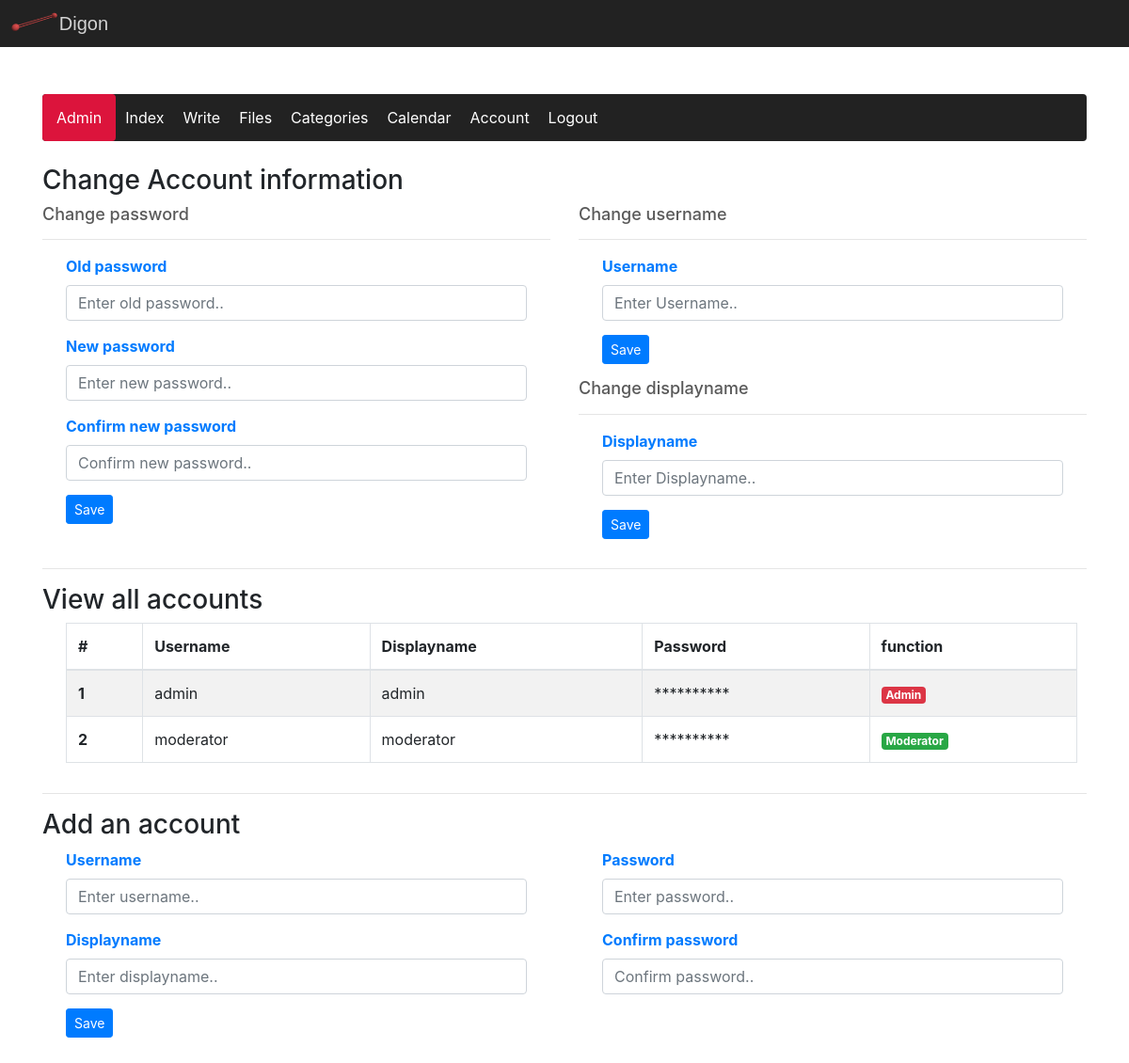
Screenshot of /pages/account.php (signed in) with the database file from the repository.
### tables this page shows
CREATE TABLE `user` (
  `row_id` int(11) NOT NULL,
  `username` varchar(50) NOT NULL,
  `password` varchar(25) NOT NULL,
  `display_name` varchar(50) NOT NULL,
  `function` varchar(11) NOT NULL
);

### classes/dbh.class.php (called while the page is built, shortened)
<?php
    class Dbh {
        private $servername = "localhost";
        private $username = "root";
        private $password = "";
        private $dbname = "nicms";
        protected function connect() {
            $conn = new mysqli($this->servername, $this->username, $this->password, $this->dbname);
            return $conn;
        }
    }
?>

### classes/user.class.php (called while the page is built, shortened)
<?php
class User extends Dbh {
    public function getUsers() {
        $sql = "SELECT * FROM user";
        $result = $this->connect()->query($sql);
        return $result;
    }
}
?>

### classes/userview.class.php (the view, shortened to what this page needs)
<?php
    class UserView extends User
    {
        public function showUsers() {
            $result = $this->getUsers();
            if ($result->num_rows > 0) {
                while($row = $result->fetch_assoc()) {
                    echo "<tr>";
                    echo "<th scope='row'>".$row["row_id"]."</th>";
                    echo "<td>".$row["username"]."</td>";
                    echo "<td>".$row["display_name"]."</td>";
                    echo "<td>";
                    echo "**********";
                    echo "</td>";
                    if ($row["function"] == 1) {
                        echo "<td><span class='badge-danger badge'>Admin</span></td>";
                    } else {
                        echo "<td><span class='badge-success badge'>Moderator</span></td>";
                    }
                    echo "</tr>";
                }
            }
        }
    }
?>

### styles/style.css (style rules this page uses)
* { margin: 0; padding: 0; scroll-behavior: smooth; }

### rows the page displays
user: row_id "1", username "admin", display_name "admin", function "Admin"
user: row_id "2", username "moderator", display_name "moderator", function "Moderator"

### other values shown
$text "Admin"
